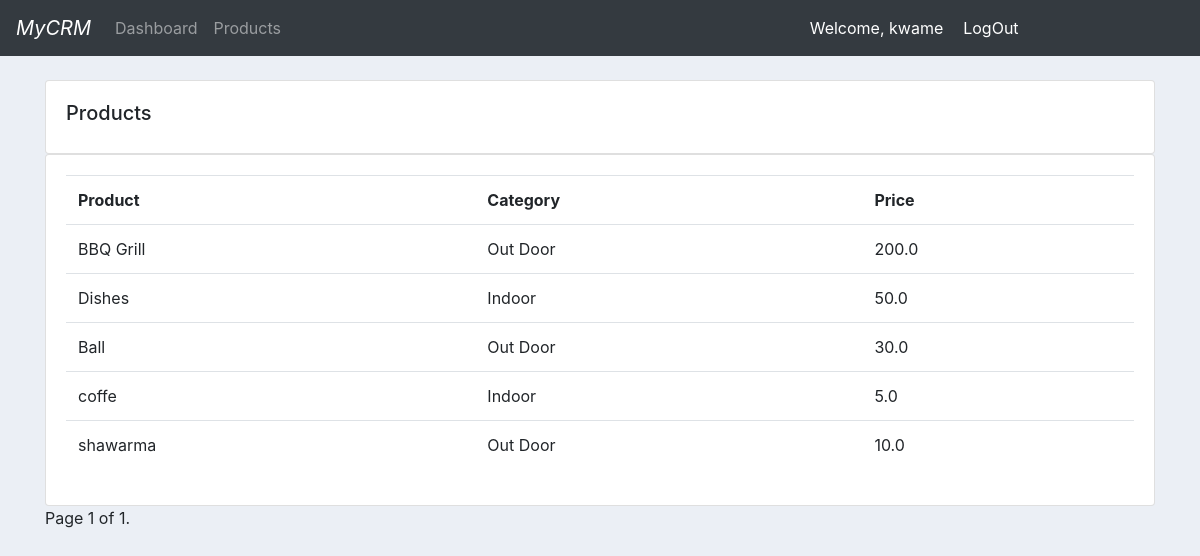
Screenshot of /products/ (signed in) with the database file from the repository.
### accounts/models.py (models this page shows, shortened)
class Product(models.Model):
	CATEGORY = (
		('Indoor', 'Indoor'),
		('Out Door', 'Out Door'),
	)
	name = models.CharField(max_length=200, null=True)
	price = models.FloatField(null=True)
	category = models.CharField(max_length=200, null=True, choices=CATEGORY)
	description = models.CharField(max_length=200, null=True, blank=True)
	date_created = models.DateTimeField(auto_now_add=True, null=True)
	tag = models.ManyToManyField(Tag)

### accounts/decorators.py (the view)
		def wrapper_func(request, *args, **kwargs):
			group = None
			if request.user.groups.exists():
				group = request.user.groups.all()[0].name
			if group in allowed_roles:
				return view_func(request, *args, **kwargs)
			else:
				return HttpResponse('<p>You are not authorized to view this page</p>')

### accounts/views.py (called while the page is built)
@login_required(login_url='accounts:login')
@allowed_users(allowed_roles=['admin'])
def products(request):
	products = Product.objects.all()
	paginator = Paginator(products, 5)
	page_number = request.GET.get('page')
	page_obj = paginator.get_page(page_number)
	context = {
		'page_obj': page_obj
	}
	return render(request, 'accounts/products.html', context)

### accounts/templates/accounts/products.html (shortened to what this page needs)
{% extends 'accounts/main.html' %}
{% block content %}
	<br>
	<div class="row">
		<div class="col-md">
			<div class="card card-body">
				<h5>Products</h5>
			</div>
			<div class="card card-body">
				<table class="table">
					<tr>
						<th>Product</th>
						<th>Category</th>
						<th>Price</th>
					</tr>
					{% for product in page_obj %}
						<tr>
							<td>{{product.name}}</td>
							<td>{{product.category}}</td>
							<td>{{product.price}}</td>
						</tr>
					{% endfor %}
				</table>
			</div>
		</div>
	</div>
	<div class="pagination">
	    <span class="step-links">
	        <span class="current">
	            Page {{ page_obj.number }} of {{ page_obj.paginator.num_pages }}.
	        </span>
	    </span>
	</div>
{% endblock %}

### accounts/templates/accounts/navbar.html (shortened to what this page needs)
<nav class="navbar navbar-expand-lg navbar-dark bg-dark">
  <a class="navbar-brand" href="{% url 'accounts:home' %}" style="font-style: italic">MyCRM</a>
  <div class="collapse navbar-collapse" id="navbarNav">
    <ul class="navbar-nav">
      {% if request.user.is_staff %}
      <li class="nav-item">
        <a class="nav-link" href="{% url 'accounts:home' % }">Dashboard</a>
      </li>
      <li class="nav-item">
        <a class="nav-link" href="{% url 'accounts:products' %}">Products</a>
      </li>
      {% else %}
      <li class="nav-item">
        <a class="nav-link" href="{% url 'accounts:account' %}">Settings</a>
      </li>
      {% endif %}
    </ul>
  </div>
  <div class="collapse navbar-collapse col-md-4 pull-right" id="navbarNav">
    <span class="navbar-nav pull-left" style="font-size:16px; color:#fff; margin-right:20px; ">Welcome, {{request.user}}</span>
    <span class="navbar-nav pull-right" style="margin-right:20px"><a style="font-size:16px; color:#fff" href="{% url 'accounts:logout' %}">LogOut</a></span>
  </div>
</nav>

### static/css/main.css (style rules this page uses)
body { background-color: #ebeff5; }

### rows the page displays
Product: name "BBQ Grill", category "Out Door", price "200.0"
Product: name "Dishes", category "Indoor", price "50.0"
Product: name "Ball", category "Out Door", price "30.0"
Product: name "coffe", category "Indoor", price "5.0"
Product: name "shawarma", category "Out Door", price "10.0"

### other values shown
{{ request.user }} "kwame"
{{ page_obj.number }} "1"
{{ page_obj.paginator.num_pages }} "1"
